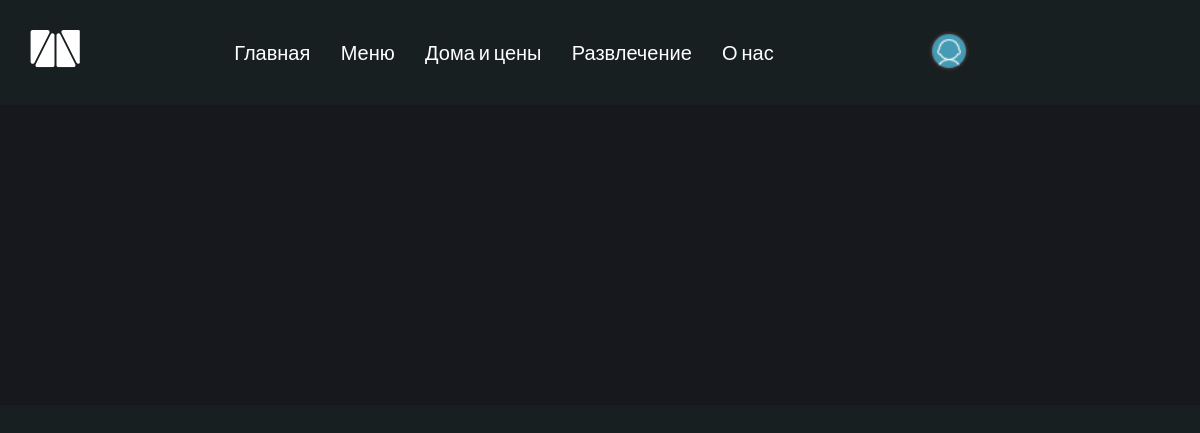
The page /services/ on the database as committed earlier.
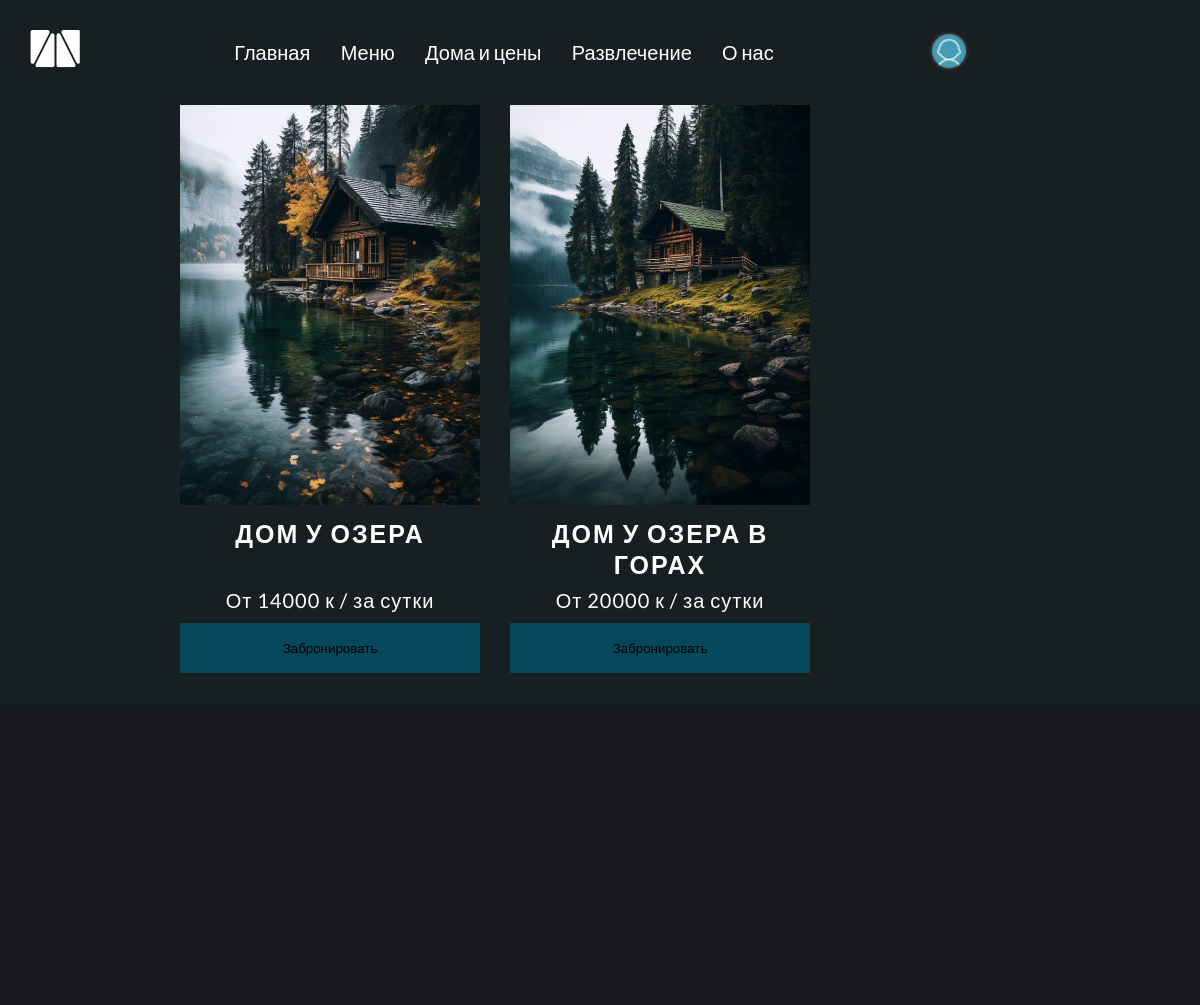
The same page on the database as committed later.
### mainapp/models.py (models this page shows, shortened)
class Services(models.Model):
    title = models.CharField(max_length=50)
    description = models.TextField(blank=False, null=False)
    feature_image = models.ImageField(upload_to='services/%Y/%m/%d', default='default-services.jpg')
    tags = models.ManyToManyField('Tag', blank=True)
    total = models.IntegerField(default=0, blank=True, null=True)
    price = models.IntegerField(default=10000, blank=False, null=False)
    create = models.DateTimeField(auto_now_add=True)

### mainapp/views.py (the view)
# urls.py: path('services/', views.service, name='service'),
def service(request):
    services = Services.objects.all()
    context = {'services': services}
    return render(request, 'mainapp/services-page.html', context)

### mainapp/templates/mainapp/services-page.html (shortened to what this page needs)
{% extends 'mainapp/base.html' %}
{% load static %}
{% block content %}
<main>
    {% include 'includes/services.html' %}
</main>
{% endblock %}

### mainapp/templates/includes/services.html
<section>
    <div class="wrapper--section-services">
      {% for service in services %}
      <div class="services_card">
        <img src="{{ service.feature_image.url }}" alt="турбаза" />
        <div class="card_title">
          <h3>{{ service.title }}</h3>
          <p>От {{ service.price }} к / за сутки</p>
          <button class="btn_buy">Забронировать</button>
        </div>
      </div>
      {% endfor %}
    </div>
</section>

Rows that differ between the two databases and show on the page:
added Services: feature_image (picture), title "ДОМ У ОЗЕРА", price "14000"
added Services: feature_image (picture), title "ДОМ У ОЗЕРА В ГОРАХ", price "20000"
